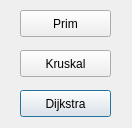
<?xml version="1.0" encoding="UTF-8"?>
<ui version="4.0">
 <class>AlgorithmsMenu</class>
 <widget class="QDialog" name="AlgorithmsMenu">
  <property name="geometry">
   <rect>
    <x>0</x>
    <y>0</y>
    <width>132</width>
    <height>128</height>
   </rect>
  </property>
  <property name="windowTitle">
   <string>Dialog</string>
  </property>
  <widget class="QPushButton" name="dijkstra">
   <property name="geometry">
    <rect>
     <x>20</x>
     <y>90</y>
     <width>91</width>
     <height>27</height>
    </rect>
   </property>
   <property name="text">
    <string>Dijkstra</string>
   </property>
  </widget>
  <widget class="QPushButton" name="prim">
   <property name="geometry">
    <rect>
     <x>20</x>
     <y>10</y>
     <width>91</width>
     <height>27</height>
    </rect>
   </property>
   <property name="text">
    <string>Prim</string>
   </property>
  </widget>
  <widget class="QPushButton" name="kruskal">
   <property name="geometry">
    <rect>
     <x>20</x>
     <y>50</y>
     <width>91</width>
     <height>27</height>
    </rect>
   </property>
   <property name="text">
    <string>Kruskal</string>
   </property>
  </widget>
 </widget>
 <resources/>
 <connections/>
</ui>
